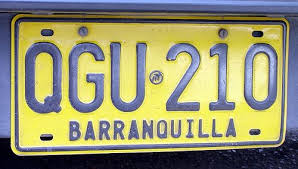
#> input picture tests/Fig/Placa4.jpg, 298 x 169 px
$ python test.py
#> lines starting #> are read from the running program, lines starting #| are printed output that depends on the picture; after the words box and inside, x2 and y2 are one past the last pixel; in counts of white or black regions, pixels touching at a corner belong together
import numpy as np
import cv2 #This is openCV
import matplotlib.pyplot as plt

#Upload images and save it in gray scale
plate1 = cv2.imread('Fig/Placa4.jpg', cv2.IMREAD_COLOR)
#> plate1 is the input picture: shape (169, 298, 3); mean B, G, R 113.2, 149.2, 150.5
plate1 = cv2.cvtColor(plate1, cv2.COLOR_BGR2GRAY)
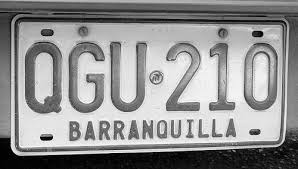
#> plate1: shape (169, 298); min 0, max 253, mean 145.5
bilateral_blur = cv2.bilateralFilter(plate1,11,17,17)
edged = cv2.Canny(bilateral_blur, 30, 150)
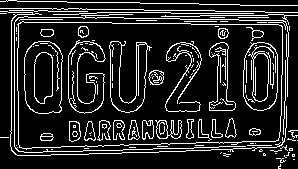
#> edged: shape (169, 298); 14.8% white in thin lines or dots

plt.title("Canny image")
plt.imshow(cv2.cvtColor(edged, cv2.COLOR_BGR2RGB))
plt.show()

contours, hierarchy = cv2.findContours(edged, cv2.RETR_TREE, cv2.CHAIN_APPROX_SIMPLE)
#> contours = 184 contours, 131 with area under 20; largest, box (x1, y1, x2, y2) and area: (17, 21, 283, 150) 31872, (17, 21, 283, 149) 31866, (24, 41, 63, 114) 2444, (24, 41, 63, 114) 2421, (243, 42, 278, 111) 2033

location = []
for i, cnt in enumerate(contours):
  approx = cv2.approxPolyDP(cnt, 8, True)
  if(len(approx) == 4):
    location.append(approx)
#> this loop made 184 passes
#> approx on passes 1, 3, 4: [[280, 164]], [[276, 158], [285, 160]], [[284, 155]]
#> after the loop, location = 9 contours, 1 with area under 20; largest, box (x1, y1, x2, y2) and area: (17, 24, 282, 148) 31117, (18, 24, 280, 149) 30646, (26, 42, 63, 113) 1860, (34, 52, 53, 104) 555, (34, 52, 53, 104) 518, (252, 53, 269, 102) 438, (142, 120, 153, 139) 171, (150, 71, 164, 85) 138

print(f"Posibles opciones: {len(location)}")
#| Posibles opciones: 9
location = sorted(location, key = cv2.contourArea, reverse = True)

black_background = np.zeros_like(plate1)
white_background = black_background + 255

cv2.drawContours(white_background, location, 0, (0), 1)
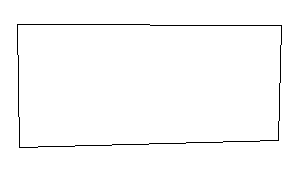
#> white_background: shape (169, 298); 98.5% white; black in thin lines or dots, all inside (x1, y1, x2, y2) = (17, 24, 282, 148)
plt.title("Contours")
#> (the run stopped early here; a loop or call above may not have finished)
